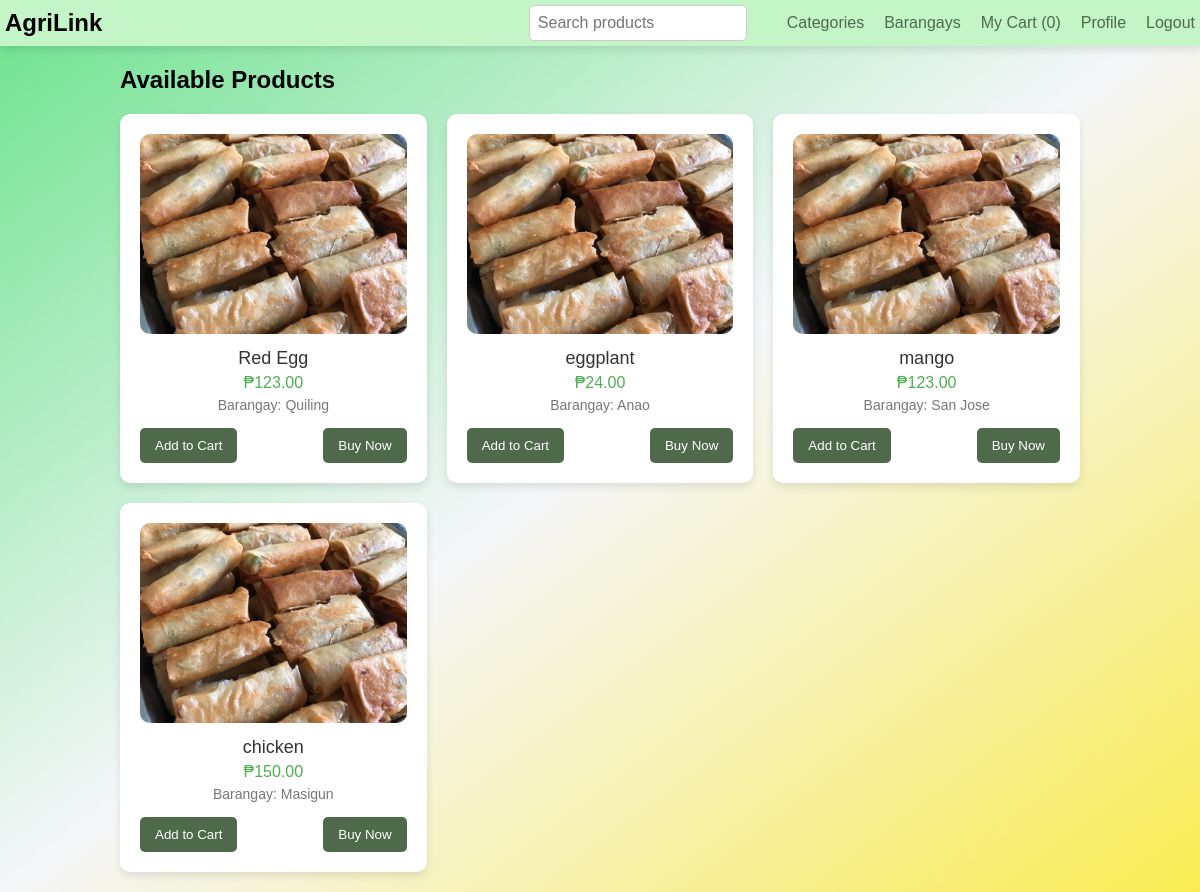
/user_dashboard.php (signed in), run on the app's committed database.
### tables this page shows
CREATE TABLE `products` (
  `id` int(11) NOT NULL,
  `product_name` varchar(255) DEFAULT NULL,
  `price` decimal(10,2) DEFAULT NULL,
  `description` text DEFAULT NULL,
  `category_id` int(11) DEFAULT NULL,
  `barangay_id` int(11) DEFAULT NULL,
  `image_path` varchar(255) DEFAULT NULL
);

CREATE TABLE `barangays` (
  `id` int(11) NOT NULL,
  `name` varchar(100) NOT NULL
);

### user_dashboard.php (the view, shortened to what this page needs)
<?php
$conn = new mysqli("localhost", "root", "", "agrilink");
$category_id = isset($_GET['category_id']) ? $_GET['category_id'] : '';
$search_term = isset($_GET['search']) ? $_GET['search'] : '';
$products = [];
if ($category_id || $search_term) {
    $sql = "SELECT p.*, b.name as barangay_name, c.category_name FROM products p
            JOIN barangays b ON p.barangay_id = b.id
            JOIN categories c ON p.category_id = c.id
            WHERE 1=1";
    if ($category_id) {
        $sql .= " AND p.category_id = ?";
    }
    if ($search_term) {
        $sql .= " AND p.product_name LIKE ?";
    }
    $stmt = $conn->prepare($sql);
    if ($category_id && $search_term) {
        $stmt->bind_param("is", $category_id, $search_term_param);
        $search_term_param = "%$search_term%";
    } elseif ($category_id) {
        $stmt->bind_param("i", $category_id);
    } elseif ($search_term) {
        $stmt->bind_param("s", $search_term_param);
        $search_term_param = "%$search_term%";
    }
    $stmt->execute();
    $products = $stmt->get_result();
} else {
    $stmt = $conn->prepare("SELECT p.*, b.name as barangay_name, c.category_name FROM products p
                            JOIN barangays b ON p.barangay_id = b.id
                            JOIN categories c ON p.category_id = c.id");
    $stmt->execute();
    $products = $stmt->get_result();
}
?>
<!DOCTYPE html>
<html lang="en">
<head>
</head>
<body>
    <div class="navbar">
        <div class="navbar-left">
            <p>AgriLink</p>
        </div>
        <div class="navbar-right">
            <input type="text" class="search-bar" placeholder="Search products" onkeyup="searchProducts()">
            <div class="dropdown">
                <a href="javascript:void(0)">Categories</a>
            </div>
            <a href="barangay.php">Barangays</a>
            <a href="mycart.php">My Cart (<?php echo count($_SESSION['cart']); ?>)</a>
            <a href="profile.php">Profile</a>
            <a href="login.php">Logout</a>
        </div>
    </div>
    <div class="container">
        <h2>Available Products</h2>
        <?php if ($products && $products->num_rows > 0) { ?>
            <div class="product-grid">
                <?php while ($product = $products->fetch_assoc()) { ?>
                    <div class="product-card" onclick="openModal(<?php echo $product['id']; ?>)">
                        <img src="<?php echo !empty($product['image_path']) ? $product['image_path'] : 'default-image.jpg'; ?>" alt="Product Image">
                        <div class="product-title"><?php echo $product['product_name']; ?></div>
                        <div class="product-price">₱<?php echo number_format($product['price'], 2); ?></div>
                        <div class="product-barangay">Barangay: <?php echo $product['barangay_name']; ?></div>
                        <div class="product-buttons">
                            <a href="?add_to_cart=<?php echo $product['id']; ?>"><button>Add to Cart</button></a>
                            <a href="checkout.php"><button>Buy Now</button></a>
                        </div>
                    </div>
                <?php } ?>
            </div>
        <?php } else { ?>
            <p>No products found for this category or search term.</p>
        <?php } ?>
    </div>
</body>
</html>

### user_dashboard.php (style rules this page uses)
body { font-family: Arial, sans-serif; margin: 0; padding: 0; background: linear-gradient(to bottom right, #6CE28D, #F5F6F9, #F9EC52); background-attachment: fixed; background-size: cover; background-position: center center; background-repeat: no-repeat; }
.navbar { background-color: #C3F5C7; padding: 5px; display: flex; justify-content: space-between; align-items: center; box-shadow: 0 4px 8px rgba(0, 0, 0, 0.1); }
.navbar-left { display: flex; align-items: center; }
.navbar p { margin: 0; font-size: 24px; font-weight: bold; color: black; }
.navbar a { color: #4E6A4A; text-decoration: none; font-size: 16px; margin-left: 20px; font-weight: normal; transition: color 0.3s; }
.navbar-right { display: flex; align-items: center; }
.search-bar { padding: 8px; border-radius: 5px; border: 1px solid #ccc; font-size: 16px; width: 200px; }
.dropdown { position: relative; display: inline-block; margin-left: 20px; }
.container { width: 80%; margin: 20px auto; }
.product-grid { display: grid; grid-template-columns: repeat(auto-fit, minmax(250px, 1fr)); gap: 20px; margin-top: 20px; }
.product-card { background-color: white; border-radius: 10px; box-shadow: 0 4px 8px rgba(0, 0, 0, 0.1); padding: 20px; text-align: center; cursor: pointer; transition: transform 0.3s; }
.product-card img { width: 100%; height: 200px; object-fit: cover; border-radius: 10px; background-color: #f3f3f3; }
.product-title { font-size: 18px; color: #333; margin-top: 10px; }
.product-price { font-size: 16px; color: #4CAF50; margin-top: 5px; }
.product-barangay { font-size: 14px; color: #777; margin-top: 5px; }
.product-buttons { margin-top: 15px; display: flex; justify-content: space-between; gap: 10px; }
.product-buttons button { background-color: #4E6A4A; color: white; border: none; padding: 10px 15px; border-radius: 5px; cursor: pointer; transition: background-color 0.3s; }

### data on the page
products: image_path (picture), product_name "Red Egg", price "123.00", barangay.name "Quiling"
products: image_path (picture), product_name "eggplant", price "24.00", barangay.name "Anao"
products: image_path (picture), product_name "mango", price "123.00", barangay.name "San Jose"
products: image_path (picture), product_name "chicken", price "150.00", barangay.name "Masigun"

### other printed values
count($_SESSION['cart']) "0"
